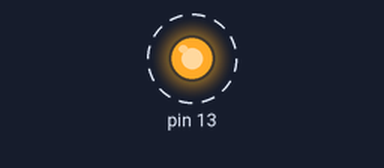
Simulated run of this sketch. Board: Arduino Uno, built with avr-gcc and run on an emulated ATmega328P. On the bench: output pins drawn as LEDs (lit = HIGH). Dashed ring = blinking.

Above: at 1.0 s.
Timing chart, 0 to 4.7 s (numbered marks = the images above):
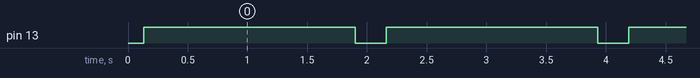

The sketch:

urgent.ino
```cpp
int sensorValue = 0;
int sensorPin = A0;

void setup() {
  pinMode(13, OUTPUT);

  Serial.begin(9600);
}
void loop() {
  for (int fadeValue = 0 ; fadeValue <= 1000; fadeValue ++) {
    analogWrite(13, fadeValue);
    delay(1);
  }

  for (int fadeValue = 1000 ; fadeValue >= 0; fadeValue --) {
    analogWrite(13, fadeValue);
    delay(1);
  }
}
```

Measured:
- by itself, pin 13: alternates HIGH for 1.8 s and LOW for 0.26 s
